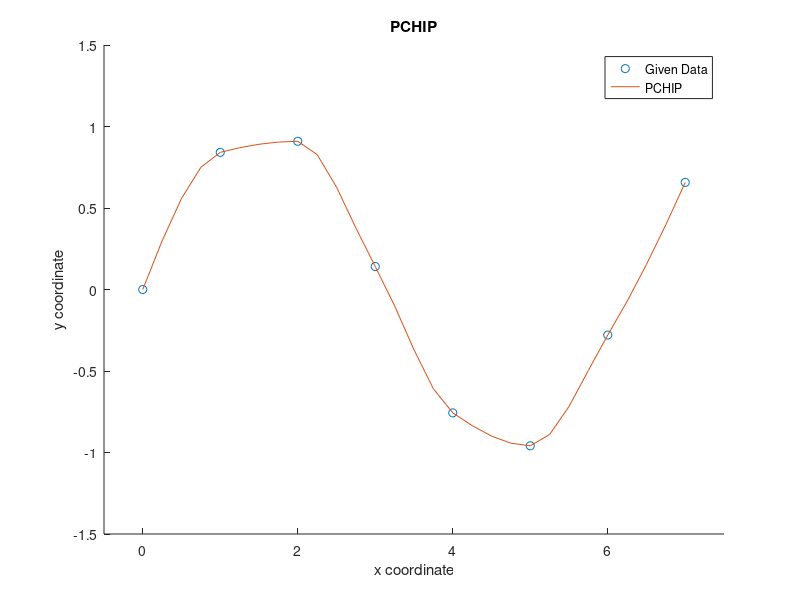

Recreate this plot in MATLAB.
clear;
close all;
format long;
% determine data points
X = 0 : 7;
Y = sin(X);
xx = 0: 0.25: 7;

vq1 = pchip(X, Y, xx);

%-------------------- Plot the figure --------------------%
hold on;

% Plot data points
plot(X, Y, 'o');
% Plot the estimated line
plot(xx, vq1);

% Config of figure
title('PCHIP');
xlim([-0.5 7.5])
ylim([-1.5 1.5])
xlabel('x coordinate')
ylabel('y coordinate')
legend('Given Data',...
       'PCHIP',...
       'location', 'best');